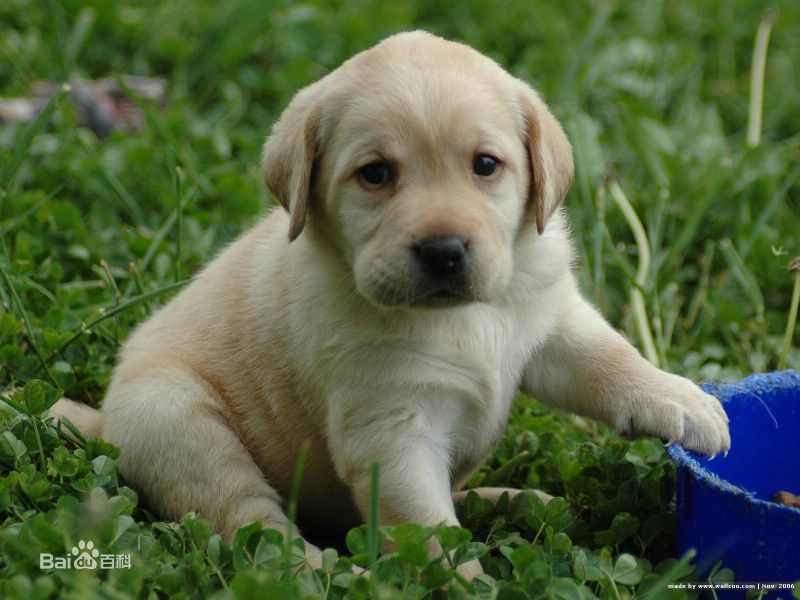
#> input picture ThirdModule/dog.jpg, 800 x 600 px
$ python PillowModule.py
#> lines starting #> are read from the running program, lines starting #| are printed output that depends on the picture
#!/usr/bin/env python3
# -*- conding:utf-8 -*-

from PIL import Image, ImageFilter
##pillow库可以实现图片切片、旋转、滤镜、输出文字、调色板等一应俱全

##打开一个jpg图像，注意当前啊路径
im = Image.open('dog.jpg')
#> im is the input picture: PIL image 800x600 RGB; mean R, G, B 87.5, 102.5, 68.1
##获取图像的尺寸
w, h = im.size
#> w = 800; h = 600
print('Original image size: %sx%s' % (w, h))
#| Original image size: 800x600
##缩放50%
im.thumbnail((w//2, h//2))
#> im: PIL image 400x300 RGB
print('Resize image to: %sx%s' % (w//2, h//2))
#| Resize image to: 400x300
##把缩放后的图像用jpeg格式保存
im.save('thumbnail.jpeg', 'jpeg')

print('\n---------------华丽的分割线--------------\n')

##使图片变模糊
im2 = Image.open('dog.jpg')
##应用模糊滤镜
im3 = im2.filter(ImageFilter.BLUR)
im3.save('blur.jpg', 'jpeg')

from PIL import ImageDraw, ImageFont
import random

##随机字母
def rndChar():
    return chr(random.randint(65, 90))

##随机颜色1
def rndColor():
    return (random.randint(64, 255), random.randint(64, 255), random.randint(64, 255))

##随机颜色2
def rndColor2():
    return (random.randint(32, 127), random.randint(32, 127), random.randint(32, 127))

##240 x 60
width = 60 * 4
height = 60
image = Image.new('RGB', (width, height), (255, 255, 255))
#> image: PIL image 240x60 RGB; every value is 255
##创建Font对象
font = ImageFont.truetype('Arial.ttf', 36)
##创建Draw对象
draw = ImageDraw.Draw(image)
##填充每个像素
for x in range(width):
    for y in range(height):
        draw.point((x, y), fill=rndColor())
##输出文字
for t in range(4):
    draw.text((60 * t + 10, 10), rndChar(), font=font, fill=rndColor2())
##模糊
image = image.filter(ImageFilter.BLUR)
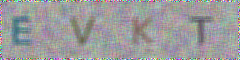
#> image: PIL image 240x60 RGB; mean R, G, B 156.1, 155.4, 156.5
image.save('code.jpeg', 'jpeg')
